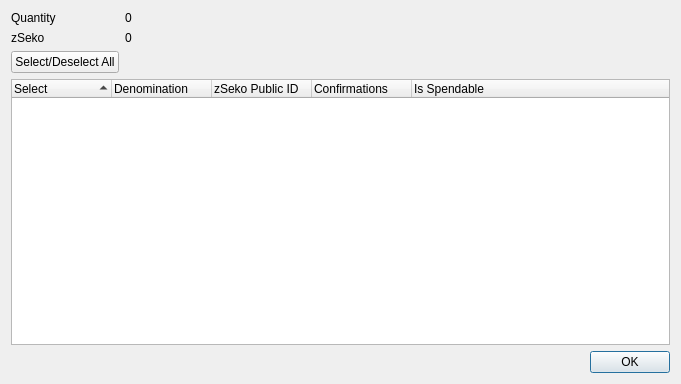
<?xml version="1.0" encoding="UTF-8"?>
<ui version="4.0">
 <class>ZSekoControlDialog</class>
 <widget class="QDialog" name="ZSekoControlDialog">
  <property name="geometry">
   <rect>
    <x>0</x>
    <y>0</y>
    <width>681</width>
    <height>384</height>
   </rect>
  </property>
  <property name="minimumSize">
   <size>
    <width>681</width>
    <height>384</height>
   </size>
  </property>
  <property name="windowTitle">
   <string>Select zSeko to Spend</string>
  </property>
  <layout class="QGridLayout" name="gridLayout">
   <item row="0" column="0">
    <layout class="QFormLayout" name="formLayout">
     <property name="sizeConstraint">
      <enum>QLayout::SetDefaultConstraint</enum>
     </property>
     <item row="0" column="0">
      <widget class="QLabel" name="labelQuantity">
       <property name="text">
        <string>Quantity</string>
       </property>
      </widget>
     </item>
     <item row="0" column="1">
      <widget class="QLabel" name="labelQuantity_int">
       <property name="text">
        <string>0</string>
       </property>
      </widget>
     </item>
     <item row="1" column="0">
      <widget class="QLabel" name="labelZSeko">
       <property name="text">
        <string>zSeko</string>
       </property>
      </widget>
     </item>
     <item row="1" column="1">
      <widget class="QLabel" name="labelZSeko_int">
       <property name="text">
        <string>0</string>
       </property>
      </widget>
     </item>
     <item row="2" column="0">
      <widget class="QPushButton" name="pushButtonAll">
       <property name="text">
        <string>Select/Deselect All</string>
       </property>
      </widget>
     </item>
    </layout>
   </item>
   <item row="1" column="0">
    <layout class="QVBoxLayout" name="verticalLayout">
     <item>
      <widget class="QTreeWidget" name="treeWidget">
       <property name="minimumSize">
        <size>
         <width>0</width>
         <height>250</height>
        </size>
       </property>
       <property name="alternatingRowColors">
        <bool>true</bool>
       </property>
       <property name="sortingEnabled">
        <bool>true</bool>
       </property>
       <property name="columnCount">
        <number>5</number>
       </property>
       <attribute name="headerDefaultSectionSize">
        <number>100</number>
       </attribute>
       <column>
        <property name="text">
         <string notr="true">Select</string>
        </property>
       </column>
       <column>
        <property name="text">
         <string notr="true">Denomination</string>
        </property>
       </column>
       <column>
        <property name="text">
         <string notr="true">zSeko Public ID</string>
        </property>
       </column>
       <column>
        <property name="text">
         <string notr="true">Confirmations</string>
        </property>
       </column>
       <column>
        <property name="text">
         <string>Is Spendable</string>
        </property>
       </column>
      </widget>
     </item>
     <item>
      <widget class="QDialogButtonBox" name="buttonBox">
       <property name="orientation">
        <enum>Qt::Horizontal</enum>
       </property>
       <property name="standardButtons">
        <set>QDialogButtonBox::Ok</set>
       </property>
      </widget>
     </item>
    </layout>
   </item>
  </layout>
 </widget>
 <resources/>
 <connections>
  <connection>
   <sender>buttonBox</sender>
   <signal>accepted()</signal>
   <receiver>ZSekoControlDialog</receiver>
   <slot>accept()</slot>
   <hints>
    <hint type="sourcelabel">
     <x>248</x>
     <y>254</y>
    </hint>
    <hint type="destinationlabel">
     <x>157</x>
     <y>274</y>
    </hint>
   </hints>
  </connection>
  <connection>
   <sender>buttonBox</sender>
   <signal>rejected()</signal>
   <receiver>ZSekoControlDialog</receiver>
   <slot>reject()</slot>
   <hints>
    <hint type="sourcelabel">
     <x>316</x>
     <y>260</y>
    </hint>
    <hint type="destinationlabel">
     <x>286</x>
     <y>274</y>
    </hint>
   </hints>
  </connection>
 </connections>
</ui>
